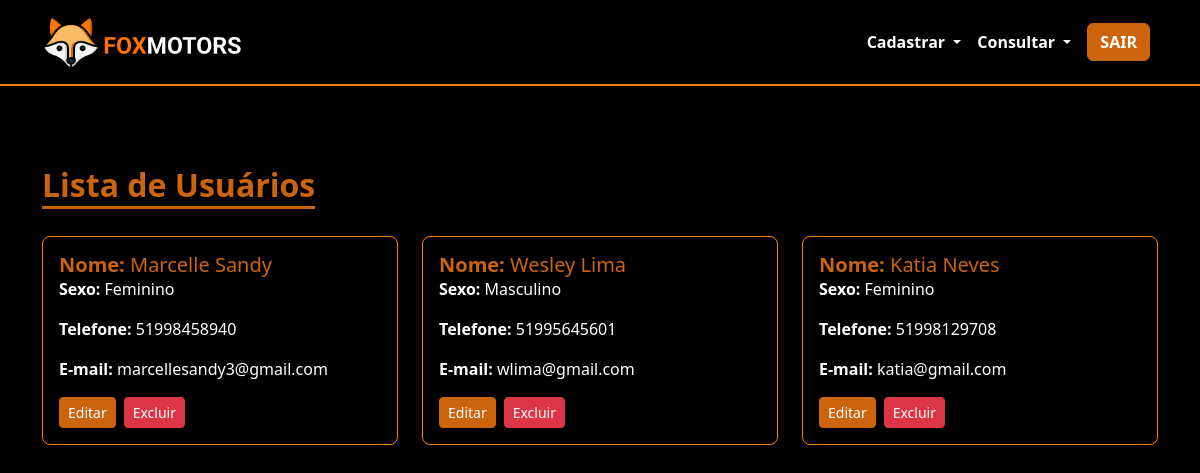
Page /consultarUsuario.php (signed in) on the committed database.
### tables this page shows
CREATE TABLE `usuarios` (
  `id` int(11) NOT NULL,
  `nome` varchar(100) NOT NULL,
  `sexo` enum('Masculino','Feminino') NOT NULL,
  `fone` varchar(15) NOT NULL,
  `email` varchar(100) NOT NULL,
  `senha` varchar(255) NOT NULL,
  `data_registro` timestamp NOT NULL DEFAULT current_timestamp(),
  `token_redefinicao` varchar(255) DEFAULT NULL,
  `expiracao_token` datetime DEFAULT NULL
);

### classes/Usuario.php (called while the page is built, shortened)
<?php
class Usuario
{
    private $conn;
    public function __construct($db)
    {
        $this->conn = $db;
    }
    public function listarTodos()
    {
        $query = "SELECT id, nome, sexo, fone, email FROM usuarios";
        $stmt = $this->conn->prepare($query);
        $stmt->execute();
        return $stmt->fetchAll(PDO::FETCH_ASSOC);
    }
}

### consultarUsuario.php (the view, shortened to what this page needs)
<?php
include_once './config/config.php';
include_once './classes/Usuario.php';
$usuario = new Usuario($db);
$usuarios = $usuario->listarTodos();
?>
<!DOCTYPE html>
<html lang="pt-br">
<head>
    <link href="https://cdn.jsdelivr.net/npm/bootstrap@5.3.0/dist/css/bootstrap.min.css" rel="stylesheet">
</head>
<body>
    <header>
        <nav class="navbar navbar-expand-lg navbar-dark d-flex align-items-center fixed-top">
            <div class="container">
                <a class="navbar-brand me-auto" href="portal.php"><img src="./imagens/logo.png" alt="Logo" class="img-fluid"></a>
                <div class="collapse navbar-collapse" id="navbarNav">
                    <ul class="navbar-nav ms-auto d-flex align-items-center d-none d-lg-flex">
                        <li class="nav-item dropdown">
                            <a class="nav-link dropdown-toggle fw-bold" href="#" id="navbarDropdown" role="button" data-bs-toggle="dropdown" aria-expanded="false">
                                Cadastrar
                            </a>
                        </li>
                        <li class="nav-item dropdown">
                            <a class="nav-link dropdown-toggle fw-bold" href="#" id="navbarDropdown" role="button" data-bs-toggle="dropdown" aria-expanded="false">
                                Consultar
                            </a>
                        </li>
                        <li class="nav-item"><a class="nav-link fw-bold" href="logout.php"><button class="btn btn-warning fw-bold">SAIR</button></a></li>
                    </ul>
                </div>
            </div>
        </nav>
    </header><br><br>
    <div class="container mt-5">
        <h2 class="text-center titulo">Lista de Usuários</h2><br><br>
        <div class="row">
            <?php foreach ($usuarios as $usuario): ?>
                <div class="col-md-4 col-sm-12 mb-4">
                    <div class="cliente-card">
                        <h5 class="card-title"><strong>Nome: </strong> <?php echo $usuario['nome']; ?></h5>
                        <p class="card-text"><strong>Sexo: </strong><?php echo $usuario['sexo']; ?></p>
                        <p class="card-text"><strong>Telefone: </strong><?php echo $usuario['fone']; ?></p>
                        <p class="card-text"><strong>E-mail: </strong><?php echo $usuario['email']; ?></p>
                        <div class="actions-btn d-flex gap-2">
                            <a href="editarUsuario.php?id=<?php echo $usuario['id']; ?>" class="btn btn-warning btn-sm">Editar</a>
                            <a href="deletarUsuario.php?id=<?php echo $usuario['id']; ?>" class="btn btn-danger btn-sm" onclick="return confirm('Tem certeza que deseja deletar?');">Excluir</a>
                        </div>
                    </div>
                </div>
            <?php endforeach; ?>
        </div>
    </div>
</body>
</html>

### consultarUsuario.php (style rules this page uses)
:root { --primary-color: #cb640d; --background-color: #000; --text-color: #ffffff; --link-color: #cb640d; --border-color: #ff7f00; --hover-color: #f9bb64; }
body { background-color: var(--background-color); color: var(--text-color); padding-top: 70px; }
.navbar { background-color: var(--background-color); border-bottom: 2px solid var(--border-color); }
.navbar-nav .nav-link { color: var(--text-color); }
.navbar-brand img { max-width: 200px; }
.btn-warning { background-color: var(--primary-color); border-color: var(--primary-color); color: var(--text-color); }
.titulo { color: var(--primary-color); font-size: 2rem; font-weight: bold; display: inline-block; position: relative; }
.titulo::after { content: ''; position: absolute; bottom: -5px; left: 0; width: 100%; height: 3px; background-color: var(--primary-color); }
.cliente-card { background-color: var(--background-color); border: 1px solid var(--border-color); border-radius: 8px; padding: 16px; margin-bottom: 16px; }
.cliente-card h5 { color: var(--primary-color); }
.actions-btn { display: flex; gap: 10px; }

### rows in the picture
usuarios: nome "Marcelle Sandy", sexo "Feminino", fone "51998458940", email "marcellesandy3@gmail.com"
usuarios: nome "Wesley Lima", sexo "Masculino", fone "51995645601", email "wlima@gmail.com"
usuarios: nome "Katia Neves", sexo "Feminino", fone "51998129708", email "katia@gmail.com"
